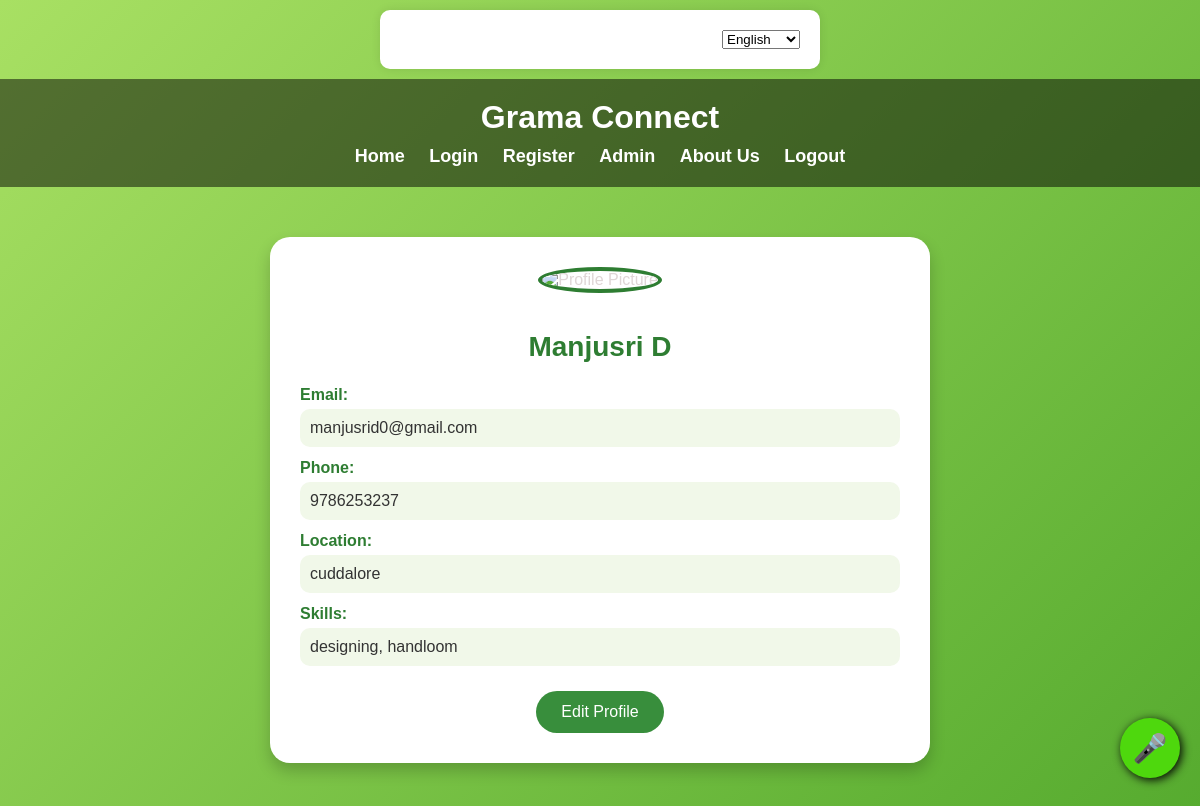
The app's page /profile (signed in) with its own data.
### app.py (models this page shows)
class User(UserMixin, db.Model):
    id = db.Column(db.Integer, primary_key=True)
    name = db.Column(db.String(150))
    email = db.Column(db.String(150), unique=True)
    phone = db.Column(db.String(50))
    location = db.Column(db.String(150))
    skills = db.Column(db.Text)
    password = db.Column(db.String(150))

### app.py (the view)
@app.route("/profile")
@login_required
def profile():
    return render_template("profile.html")

### app.py (called while the page is built)
def get_locale():
    return session.get('lang', request.accept_languages.best_match(['en', 'ta', 'hi', 'te', 'ml']))

@app.context_processor
def inject_locale():
    return dict(get_locale=get_locale)

@login_manager.user_loader
def load_user(user_id):
    return User.query.get(int(user_id))

### templates/profile.html (shortened to what this page needs)
{% extends "base.html" %}
{% block content %}
<div class="profile-container">
    <div class="profile-header">
        <img src="{{ url_for('static', filename='uploads/default.png') }}" alt="Profile Picture" class="profile-pic">
        <h2>{{ current_user.name }}</h2>
    </div>
    <div class="profile-details">
        <label>Email:</label>
        <p>{{ current_user.email }}</p>
        <label>Phone:</label>
        <p>{{ current_user.phone if current_user.phone else "Not provided" }}</p>
        <label>Location:</label>
        <p>{{ current_user.location if current_user.location else "Not provided" }}</p>
        <label>Skills:</label>
        <p>{{ current_user.skills if current_user.skills else "No skills added yet" }}</p>
    </div>
    <a href="{{ url_for('edit_profile') }}" class="edit-btn">Edit Profile</a>
</div>
{% endblock %}

### static/style.css (style rules this page uses)
body { font-family: Arial, sans-serif; color: #dfd6d6; background: #71941f; margin: 0; padding: 0; }
html, body { height: 100%; overflow-y: scroll; }
body { overflow-y: scroll; }

### templates/base.html (style rules this page uses)
body { margin: 0; background-size: cover; background-position: center; background-repeat: no-repeat; transition: background-image 1s ease-in-out; height: 100vh; overflow: hidden; font-family: Arial, sans-serif; }
label { display: block; font-weight: bold; margin-top: 10px; margin-bottom: 5px; color: rgba(0, 0, 0, 0.5); }

### templates/profile.html (style rules this page uses)
body { font-family: "Poppins", sans-serif; background: linear-gradient(135deg, #a8e063, #56ab2f); margin: 0; padding: 0; height: 100vh; overflow-y: scroll; }
.profile-container { max-width: 600px; margin: 50px auto; background: #fff; padding: 30px; border-radius: 20px; box-shadow: 0 8px 16px rgba(0,0,0,0.2); text-align: center; position: relative; z-index: 1; }
.profile-header { margin-bottom: 20px; }
.profile-header h2 { font-size: 28px; font-weight: bold; color: #2e7d32; }
.profile-pic { width: 120px; height: 120px; border-radius: 50%; object-fit: cover; border: 4px solid #2e7d32; margin-bottom: 15px; position: relative; z-index: 2; background: #fff; }
.profile-details { text-align: left; margin-top: 20px; }
.profile-details label { font-weight: bold; color: #2e7d32; display: block; margin-top: 12px; }
.profile-details p { background: #f1f8e9; padding: 10px; border-radius: 10px; margin: 5px 0; font-size: 16px; color: #333; }
.edit-btn { display: inline-block; background: #388e3c; color: #fff; padding: 12px 25px; border-radius: 30px; text-decoration: none; font-size: 16px; margin-top: 20px; transition: 0.3s; }

### records on screen
User: name "Manjusri D", email "manjusrid0@gmail.com", phone "9786253237", location "cuddalore", skills "designing, handloom"

### other values on screen
form field value "English"
